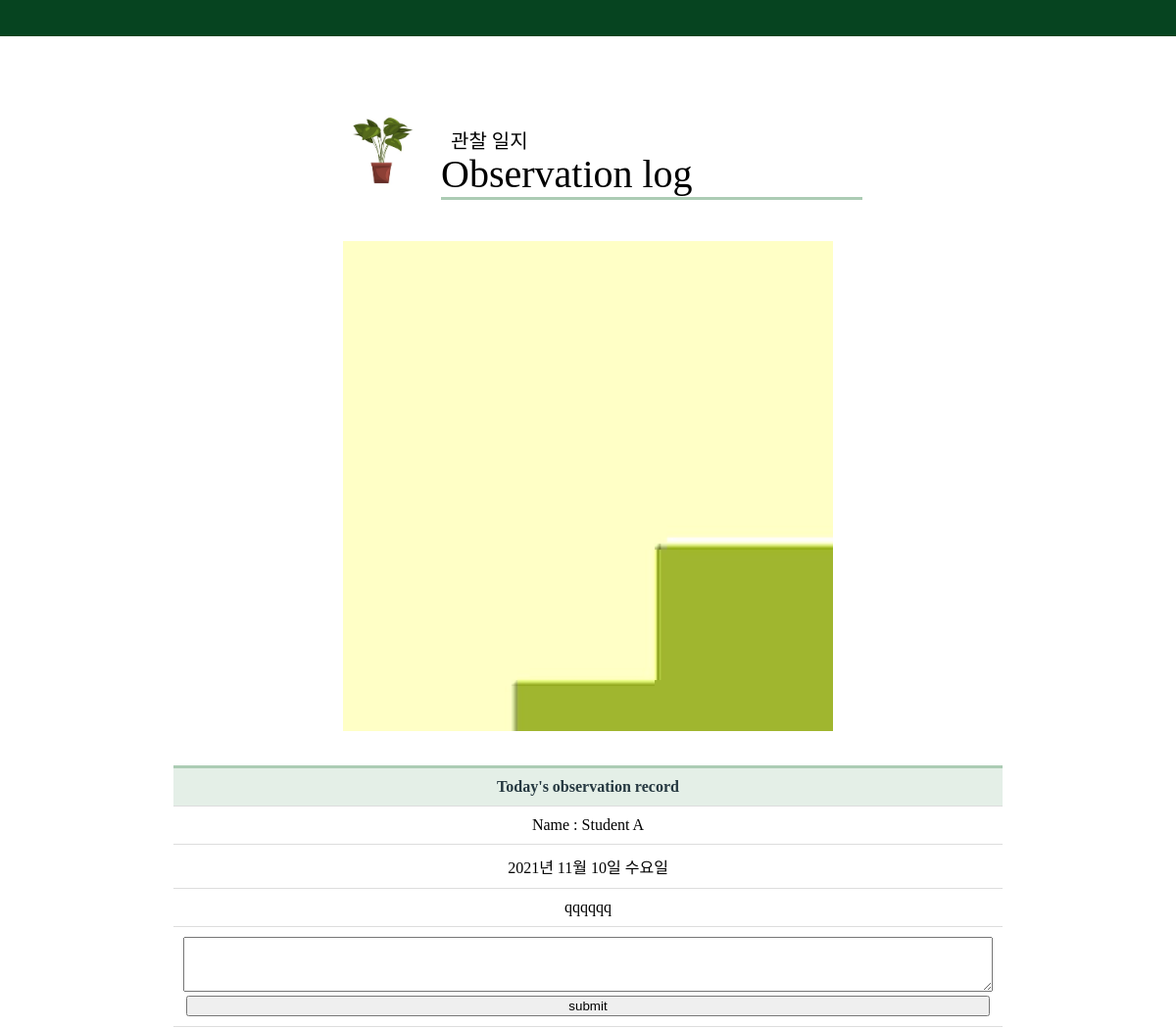
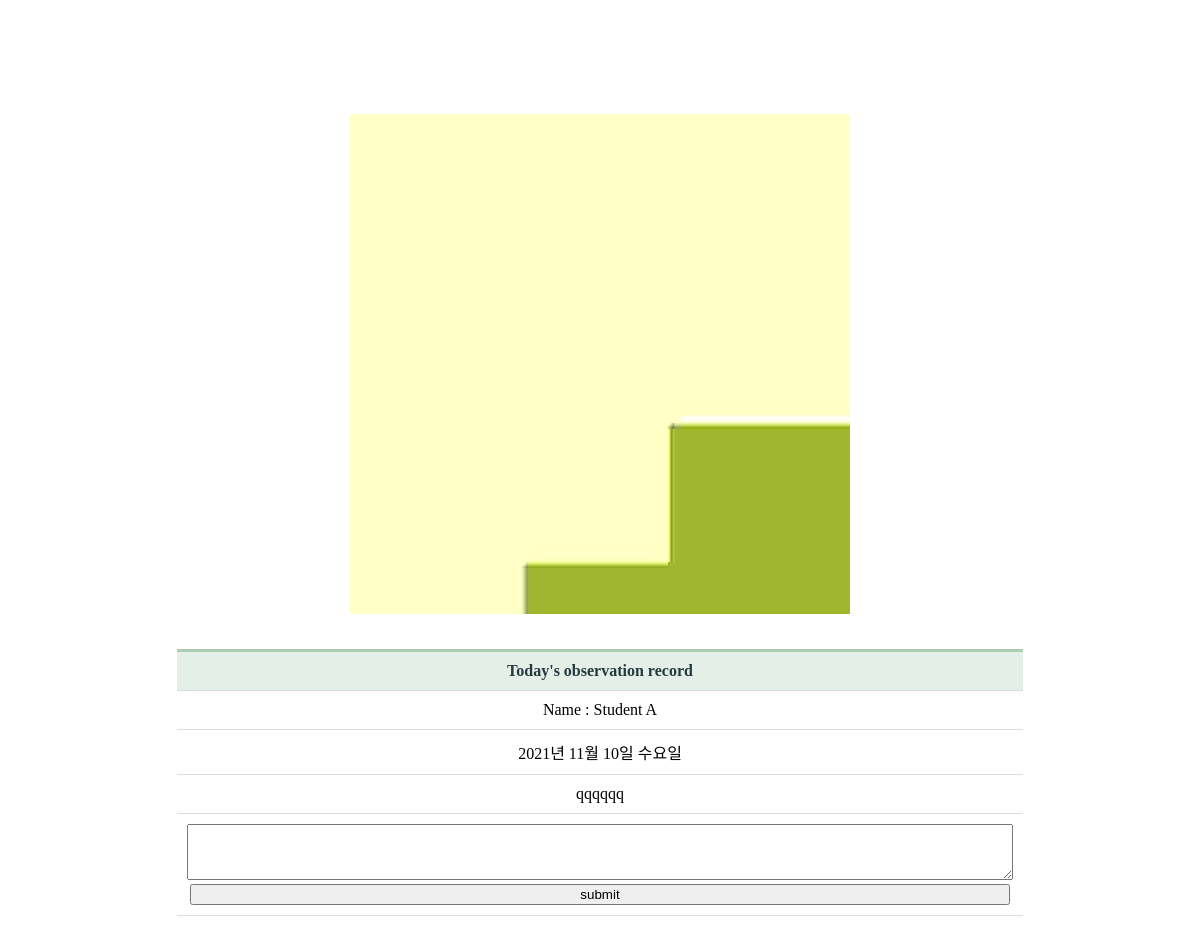
Page /observation/4 (signed in) on the committed database (2 pictures, top to bottom).
### administrator/models.py (models this page shows, shortened)
class Observe(models.Model):
    student = models.ForeignKey(Student, on_delete=models.CASCADE, null=False)
    image = models.ImageField(upload_to = 'images/', blank=True, null=True )
    title = models.CharField(max_length=100, null=False)
    content = models.TextField(null=False)
    feedback = models.TextField(null=True, blank=True)
    water = models.IntegerField( null=True, blank=True)
    receive_date = models.CharField(max_length=100, null=False)

class Student(models.Model):
    teacher = models.ForeignKey(User, on_delete=models.CASCADE, null=False)
    name = models.CharField(max_length=10, null=True)
    email = models.EmailField(max_length=100, null = True)
    phone = models.CharField(max_length=20, null=True)
    point =  models.IntegerField( default=0, null=True, blank=True)
    point_used = models.IntegerField(default=0, blank=True, null=True)

### administrator/views.py (the view, shortened to what this page needs)
# urls.py: path('observation/<int:pk>', views.LogDetailView.as_view(), name='log_detail'),
class LogDetailView(LoginRequiredMixin, DetailView):
    login_url = 'login/'
    template_name = 'administrator/observation/record.html'
    model = Student
    def get(self, request, *args, **kwargs):
        self.object = self.get_object()
        context = self.get_context_data()
        context['observe'] = Observe.objects.filter(
            student =  self.object
            )
        return self.render_to_response(context)

### administrator/templates/administrator/observation/record.html (shortened to what this page needs)
{% load static %}
<!DOCTYPE html>
<html>
<head>
    <link rel="stylesheet" href="{% static 'All.css' %}" />
</head>
<body>
   <div class="design">
        <div id="student_list">
            <header>
            </header>
            <div id="head">
            <h3>관찰 일지</h3>
            <h1>Observation log</h1>
        </div>
        <div id="top">
            <img id="topImg" src="{%static 'observation/plant.jpg' %}"/>
         </div>
   </div>
{% for object in observe reversed %}
    <div id = "plant_image">
        {% if object.image %}
        <img id="P_img" src="{{ object.image.url }}"/>
        {% else %}
        <img id="P_img" src="{{ object.image}}"/>
        {% endif %}
    </div>
    <table class="plant_table">
        <thead>
            <tr>
                <th >Today's observation record</th>
            </tr>
            <tr>
                <td>Name : {{student.name}}</td>
            </tr>
            <tr>
                <td>{{object.receive_date}}</td>
            </tr>
            <tr>
                <td>{{ object.content }}</td>
            </tr>
            <tr>
                <td>
                    {% if object.feedback %}
                    {{object.feedback}}
                    {% else %}
                    <form action="" method="POST" enctype="multipart/form-data">
                        <textarea name="feedback" class='feedback'></textarea>
                        <input type="submit" role="button" class ="btn" value="submit">
                    </form>
                    {% endif %}
                </td>
            </tr>
        </thead>
    </table>
{% endfor %}
</body>
</html>

### administrator/static/All.css (style rules this page uses)
body { display: flex; justify-content: center; align-items: center; background: rgb(255, 255, 255); overflow:auto; }
header { position: fixed !important; width: 100%; justify-content: center; align-items: center; width:100%; height:50px; left:0px; top:-13px; background-color: rgb(6, 68, 32); position: relative; }
h1 { position:relative; font-size:40px; color: rgb(0, 0, 0); font-weight:500; top:70px; left:65px; margin-left: auto; margin-right: auto; width:430px; border-bottom:3px solid rgb(172, 204, 180); z-index:0; }
h3 { position:relative; font-size:20px; color: rgb(0, 0, 0); font-weight:500; top:100px; left:70px; margin-left: auto; margin-right: auto; width:420px; z-index:0; }
#top { position:relative }
#topImg { position:relative; display:block; margin:auto; width:95px; height:95px; left:-210px; top:-55px; border-bottom:2px; z-index:2; }
#plant_image { position:relative }
#P_img { position:relative; display:block; margin:auto; width:500px; height:500px; top:-10px; z-index:2; }
.plant_table { position:relative; width: 750px; height:200px; top:25px; margin-left: auto; margin-right: auto; margin-bottom:150px; text-align:center; border-collapse: collapse; border-top: 3px solid rgb(172, 204, 180); }
.plant_table th { color: rgb(38, 57, 65); background: rgb(228, 239, 231); text-align: center; }
.plant_table th, .plant_table td { padding: 10px; border: 1px solid #ddd; }
.plant_table th:first-child, .plant_table td:first-child { border-left: 0; }
.plant_table th:last-child, .plant_table td:last-child { border-right: 0; }
.plant_table tr td:first-child { text-align: center; }
.feedback { width:820px; height:50px; }
.btn { width:820px; }

### rows in the picture
Observe: image (picture), receive_date "2021년 11월 10일 수요일", content "qqqqqq"
Student: name "Student A"
Observe: image (picture), receive_date "2021년 11월 10일 수요일", content "qqqqqq"
